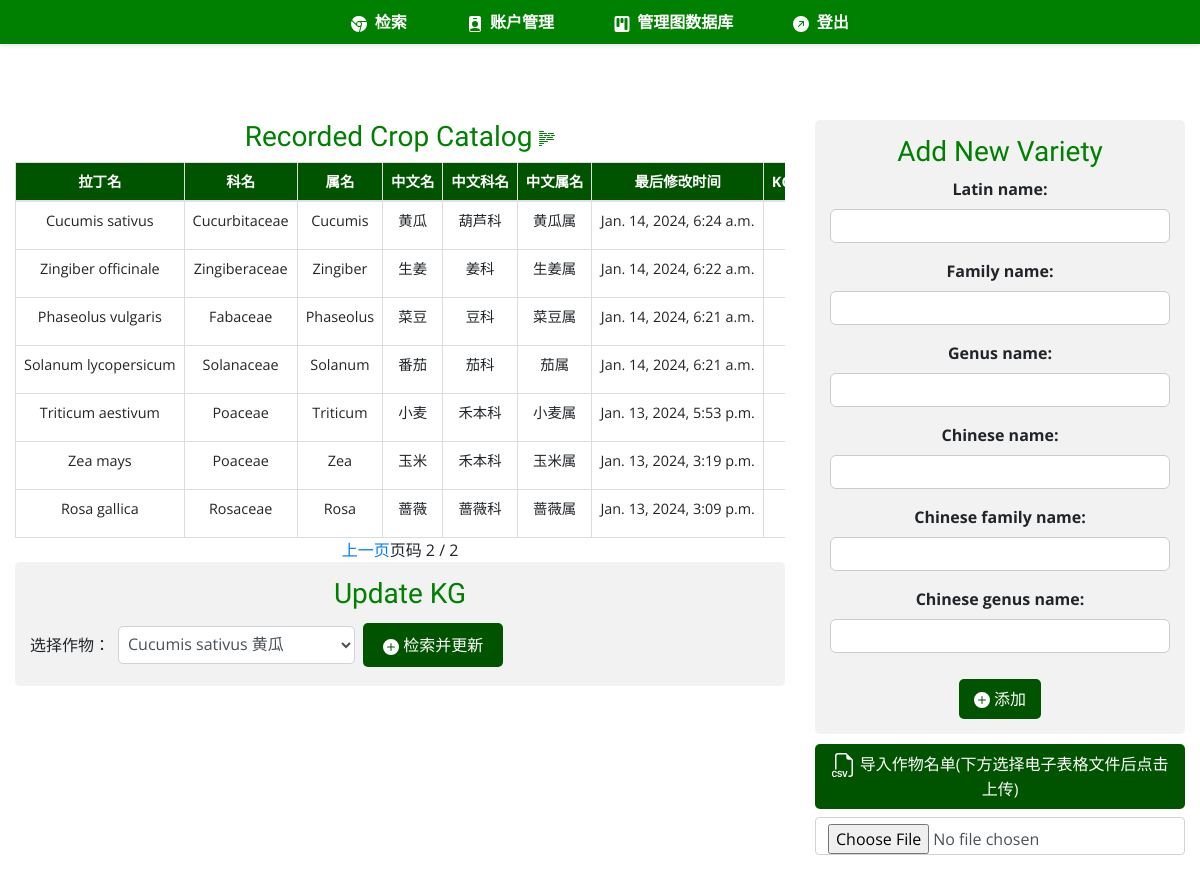
The app's page /neo4j_manage/?page=2 (signed in), older data.
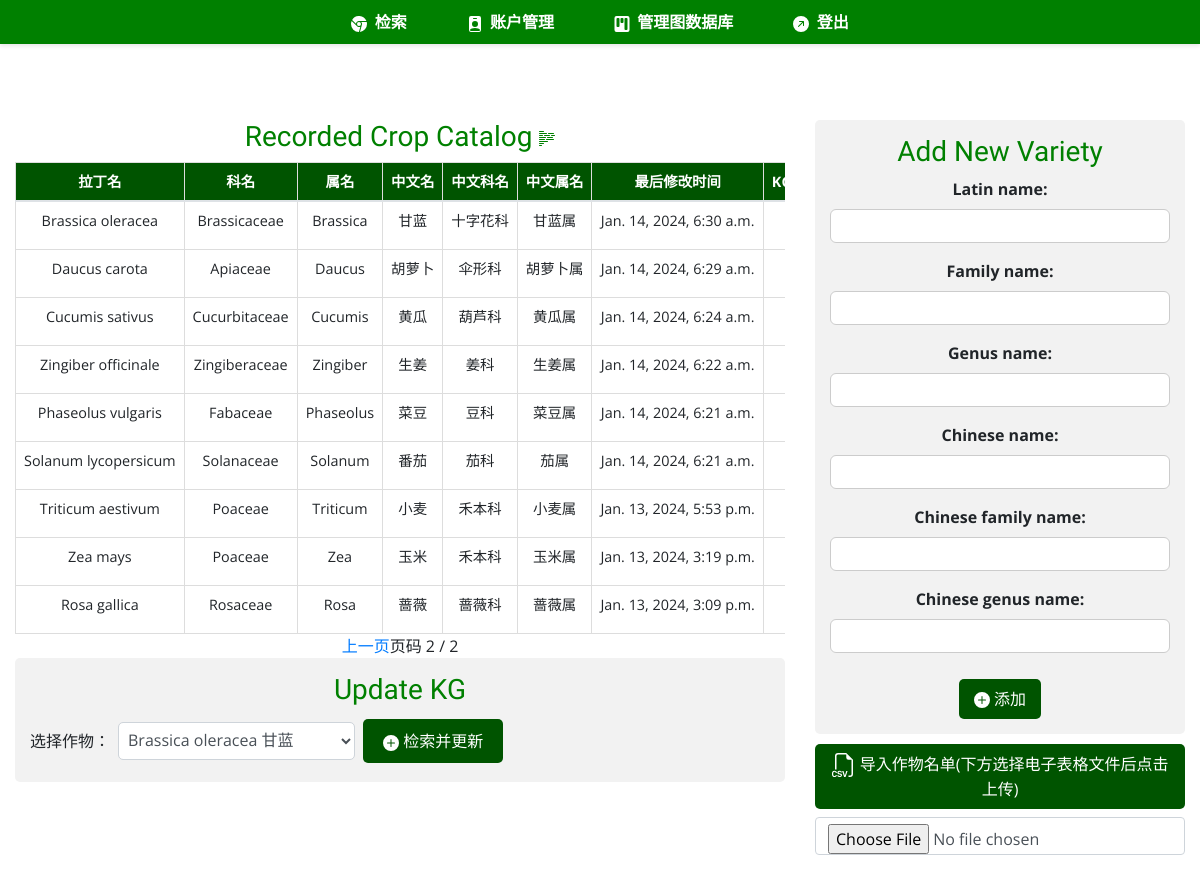
The same page, newer data.
### neo4j_manage/models.py (models this page shows)
class Crop(models.Model):
    SYNC_CHOICES = (
        ("Y", "Yes"),
        ("N", "No"),
    )
    latin_name = models.CharField(max_length=255, unique=True)
    family_name = models.CharField(max_length=255)
    genus_name = models.CharField(max_length=255)
    chinese_name = models.CharField(max_length=255)
    chinese_family_name = models.CharField(max_length=255)
    chinese_genus_name = models.CharField(max_length=255)
    last_modified = models.DateTimeField(auto_now=True)
    is_synced = models.CharField(max_length=1, choices=SYNC_CHOICES, default="N")
    def __str__(self):
        return f"{self.latin_name} - {self.last_modified.strftime('%Y-%m-%d %H:%M:%S')}"

### neo4j_manage/views.py (the view, shortened to what this page needs)
# urls.py: path("", CropView.as_view(), name="neo4j-manage"),
class CropView(LoginRequiredMixin, Neo4jManagerMixin, View):
    template_name = "neo4j_manage/neo4j_manage.html"
    paginate_by = 10
    def get(self, request, *args, **kwargs):
        crop_list = Crop.objects.order_by("-last_modified")
        print(crop_list)
        paginator = Paginator(crop_list, self.paginate_by)
        print(paginator)
        page_number = request.GET.get("page")
        page_obj = paginator.get_page(page_number)
        print(page_obj)
        form = CropForm()
        return render(request, self.template_name, {"form": form, "page_obj": page_obj})

### neo4j_manage/forms.py
class CropForm(forms.ModelForm):
    class Meta:
        model = Crop
        fields = [
            "latin_name",
            "family_name",
            "genus_name",
            "chinese_name",
            "chinese_family_name",
            "chinese_genus_name",
        ]

### accounts/templatetags/custom_tags.py (called while the page is built)
@register.filter(name="has_group")
def has_group(user, group_name):
    return user.groups.filter(name=group_name).exists()

### neo4j_manage/views.py (called while the page is built)
def is_neo4j_manager(user):
    return user.groups.filter(name="neo4j_manager").exists()

    def test_func(self):
        return is_neo4j_manager(self.request.user)

### neo4j_manage/templates/neo4j_manage/neo4j_manage.html (shortened to what this page needs)
{% extends "base.html" %}
{% load static %}
{% block css_files %}
    <link rel="stylesheet" href="https://stackpath.bootstrapcdn.com/bootstrap/4.5.2/css/bootstrap.min.css">
    <link rel="stylesheet" href="{% static 'css/app.css' %}">
    <link rel="stylesheet" href="{% static 'neo4j_manage/css/list_style.css' %}">
{% endblock %}
{% block content %}
    <div class="container-fluid mt-4">
        <div class="row">
            <div class="col-md-8 d-flex flex-column justify-content-start">
            <h3>
                Recorded Crop Catalog
            </h3>
                <div class="table-responsive">
                    <table class="table table-hover">
                        <thead>
                            <tr>
                                <th scope="col">拉丁名</th>
                                <th scope="col">科名</th>
                                <th scope="col">属名</th>
                                <th scope="col">中文名</th>
                                <th scope="col">中文科名</th>
                                <th scope="col">中文属名</th>
                                <th scope="col">最后修改时间</th>
                                <th scope="col">KG同步</th>
                            </tr>
                        </thead>
                        <tbody>
                            {% for crop in page_obj %}
                                <tr>
                                    <td>{{ crop.latin_name }}</td>
                                    <td>{{ crop.family_name }}</td>
                                    <td>{{ crop.genus_name }}</td>
                                    <td>{{ crop.chinese_name }}</td>
                                    <td>{{ crop.chinese_family_name }}</td>
                                    <td>{{ crop.chinese_genus_name }}</td>
                                    <td>{{ crop.last_modified }}</td>
                                    <td>{{ crop.is_synced }}</td>
                                </tr>
                            {% endfor %}
                        </tbody>
                    </table>
                </div>
                <div class="w-100 d-flex justify-content-center">
                    <div class="pagination">
                        {% if page_obj.has_previous %}
                            <a href="?page={{ page_obj.previous_page_number }}">上一页</a>
                        {% endif %}
                        <span>页码 {{ page_obj.number }} / {{ page_obj.paginator.num_pages }}</span>
                    </div>
                </div>
                <div class="form-section">
                    <h3>Update KG</h3>
                    <form method="post" id="update-form" class="form-inline">
                        <label for="crop-select" class="my-1 mr-2">选择作物：</label>
                        <select name="crop_name" id="crop-select" class="form-control my-1 mr-sm-2">
                            {% for crop in page_obj %}
                                <option value='{"latin_name": "{{ crop.latin_name }}", "chinese_name": "{{ crop.chinese_name }}"}'>{{ crop.latin_name }} {{ crop.chinese_name }}</option>
                            {% endfor %}
                        </select>
                        <button type="button" class="btn btn-primary my-1" onclick="retrieveDataAndShowModal()">
                            <svg xmlns="http://www.w3.org/2000/svg" width="16" height="16" fill="currentColor" class="bi bi-plus-circle-fill" viewBox="0 0 16 16">
                                <path d="M16 8A8 8 0 1 1 0 8a8 8 0 0 1 16 0M8.5 4.5a.5.5 0 0 0-1 0v3h-3a.5.5 0 0 0 0 1h3v3a.5.5 0 0 0 1 0v-3h3a.5.5 0 0 0 0-1h-3z"/>
                            </svg>
                            检索并更新
                        </button>
                    </form>
                </div>
            </div>
            <div class="col-md-4">
                <div class="form-section">
                <h3>Add New Variety</h3>
                    <form id="addNewCrop" method="post" action="{% url 'neo4j-manage' %}">
                        {% for field in form %}
                            <div class="formcontrol {% if field.errors %}invalid{% endif %}">
                                {{ field.label_tag }}
                                {{ field }}
                            </div>
                        {% endfor %}
                        <button type="submit" class="btn btn-primary">
                            <svg xmlns="http://www.w3.org/2000/svg" width="16" height="16" fill="currentColor" class="bi bi-plus-circle-fill" viewBox="0 0 16 16">
                              <path d="M16 8A8 8 0 1 1 0 8a8 8 0 0 1 16 0M8.5 4.5a.5.5 0 0 0-1 0v3h-3a.5.5 0 0 0 0 1h3v3a.5.5 0 0 0 1 0v-3h3a.5.5 0 0 0 0-1h-3z"/>
                            </svg>
                            添加
                        </button>
                    </form>
                </div>
                <form id="uploadFile" method="post" action='{% url "upload-crop-file" %}', enctype="multipart/form-data" style="display: flex; flex-direction: column;">
                    <div style="padding-bottom: 0.5em">
                        <button type="submit" class="btn btn-primary" title="只允许上传.csv, .xls, .xlsx等电子表格文件，请先选择文件，核对后再操作">
                            导入作物名单(下方选择电子表格文件后点击上传)
                        </button>
                    </div>
                    <div class="input-group mb-3">
                        <input type="file" class="form-control" id="customFile" name="file" accept=".csv, application/vnd.openxmlformats-officedocument.spreadsheetml.sheet, application/vnd.ms-excel">
                    </div>
                </form>
            </div>
        </div>
    </div>
{% endblock %}

### templates/base.html (shortened to what this page needs)
{% load static %}
{% load custom_tags %}
<!DOCTYPE html>
<html lang="en">
<head>
    {% block css_files %}{% endblock %}
</head>
<body
        <header>
            <nav class="main-navigation">
                <ul>
                    <li><a href="{% url 'query-page' %}">
                        检索
                    </a></li>
                    <li><a href="{% url 'profile' %}">
                        账户管理
                    </a></li>
                    {% if request.user|has_group:"neo4j_manager" %}
                        <li><a href="{% url 'neo4j-manage' %}">
                            管理图数据库
                        </a></li>
                    {% endif %}
                    {% if request.user.is_authenticated %}
                        <li><a href="{% url 'logout' %}" id="logout-link">
                            登出
                        </a></li>
                    {% endif %}
                </ul>
            </nav>
        </header>
        <main>
            {% block content %}{% endblock %}
        </main>
    <link rel="stylesheet" href="https://cdnjs.cloudflare.com/ajax/libs/font-awesome/5.15.1/css/all.min.css">
</body>
</html>

### static/css/app.css (style rules this page uses)
* { box-sizing: border-box; }
button { background-color: #008000; color: #FFFFFF; padding: 10px 20px; border: none; border-radius: 5px; cursor: pointer; }
html { font-family: 'Open Sans', sans-serif; }
body { margin: 0; font-family: 'Open Sans', Arial, sans-serif; }
h1, h2, h3 { font-family: 'Kalnia', Arial, sans-serif; color: #008000; }
.main-navigation { width: 100%; background-color: #008000; padding: 0 0; box-shadow: 0 2px 4px rgba(0, 0, 0, 0.1); position: fixed; top: 0; left: 0; z-index: 1000; }
.main-navigation ul { list-style: none; padding: 0; margin: 0; display: flex; justify-content: center; align-items: center; }
.main-navigation ul li { margin: 0 10px; padding: 0; }
.main-navigation a { display: block; padding: 10px 20px; text-decoration: none; color: white; font-weight: bold; }
main { padding-top: 6rem; text-align: center; }
.btn-primary { padding: 10px 20px; border: none; border-radius: 5px; background-color: #005400; border-color: #003d33; }

### neo4j_manage/static/neo4j_manage/css/list_style.css (style rules this page uses)
.table { font-size: 0.9rem; width: 100%; margin: auto; border-collapse: collapse; }
.table th, .table td { border: 1px solid #ddd; padding: 8px; text-align: center; white-space: nowrap; }
.table thead th { background-color: #005400; color: white; }
.pagination { justify-content: center; }
.form-section { background-color: #f2f2f2; padding: 15px; border-radius: 5px; }
.form-section label { display: block; margin-bottom: 5px; }
.form-section select { padding: 5px; border-radius: 5px; }
.col-md-4 button { color: white; border: none; padding: 8px 15px; margin-top: 10px; border-radius: 5px; }
.formcontrol { margin-bottom: 1rem; }
.formcontrol label { font-weight: bold; margin-bottom: 0.5rem; display: block; }
.formcontrol input, .formcontrol textarea { display: block; width: 100%; font: inherit; padding: 0.25rem; border-radius: 6px; border: 1px solid #ccc; }

Row changes from the older to the newer data that the page shows:
now on this page (row edited): Crop: latin_name "Brassica oleracea", family_name "Brassicaceae", genus_name "Brassica", chinese_name "甘蓝", chinese_family_name "十字花科", chinese_genus_name "甘蓝属", last_modified "Jan. 14, 2024, 6:30 a.m."
now on this page (row edited): Crop: latin_name "Daucus carota", family_name "Apiaceae", genus_name "Daucus", chinese_name "胡萝卜", chinese_family_name "伞形科", chinese_genus_name "胡萝卜属", last_modified "Jan. 14, 2024, 6:29 a.m."
Text that changed along with them:
form field crop_name: "Cucumis sativus 黄瓜" → "Brassica oleracea 甘蓝"
